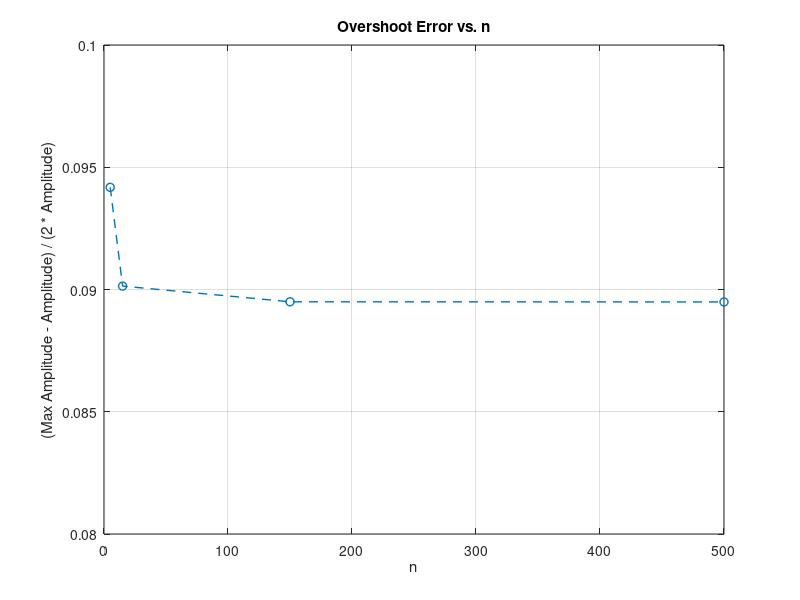

Write the MATLAB code that produced this figure.
% these are given values in description
duration = 2;
fundamental_frequency = 100;
amplitude = 0.5;
n_values = [5, 15, 150, 500];

%initialize error array
overshoot_error = zeros(1,4);

for i = 1:length(n_values)
    n = n_values(i);
    % calculate sample rate according to nyquist theorem
    srate = 2 * fundamental_frequency * n + 1; 
    % divide time to samples
    time = 0:1/srate:duration;
    % initialize the approx. square wave
    square_wave = zeros(size(time));
    % formula for the nth order fourier approximation
    for k = 1:2:n
        coeff = (4 * amplitude) / (k * pi);
        square_wave = square_wave + coeff * sin(2 * pi * k * fundamental_frequency * time);
    end
    % calculate error using given formula
    overshoot_error(i) = (max(square_wave) - amplitude) / (2 * amplitude);
end

% Plot error and beautify
plot(n_values, overshoot_error, 'o--', 'LineWidth', 1);
title('Overshoot Error vs. n');
xlabel('n');
ylabel('(Max Amplitude - Amplitude) / (2 * Amplitude)');
ylim([0.08, 0.1]);
grid on;
